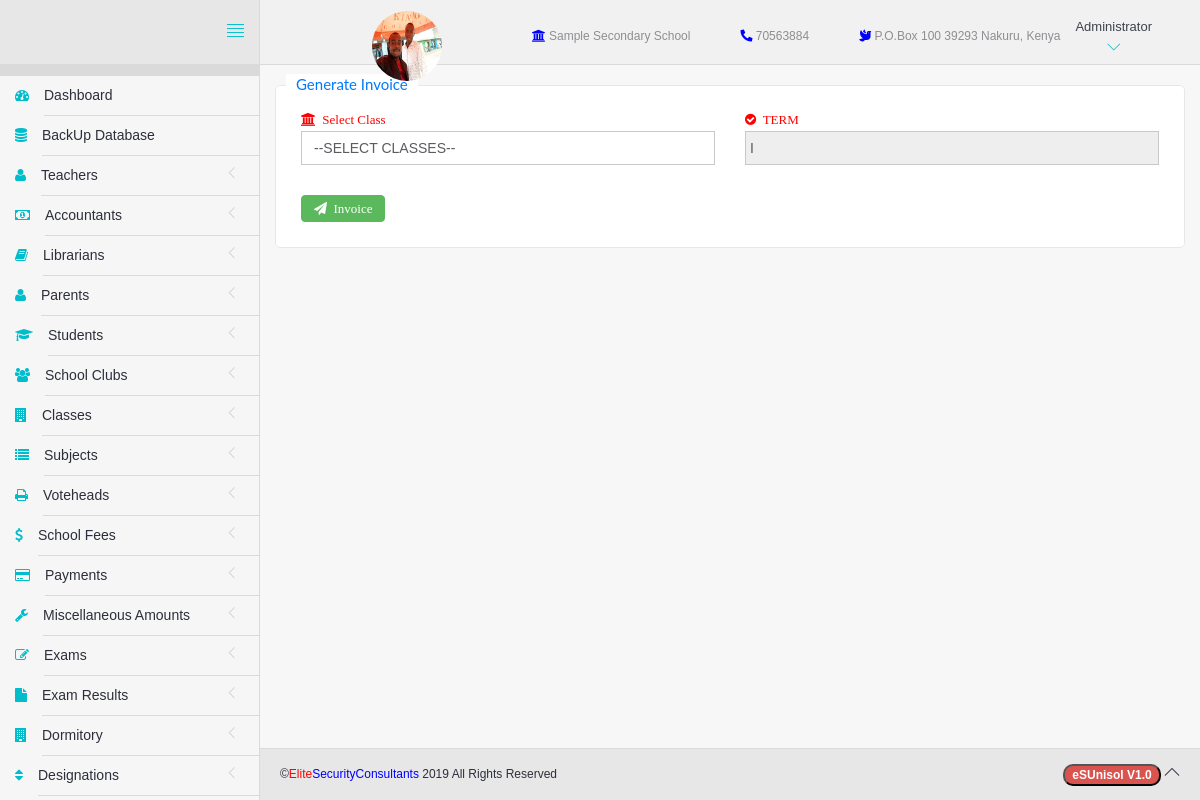
Page /generateInvoice.php (signed in) on the committed database.
### tables this page shows
CREATE TABLE `settings` (
  `id` int(11) NOT NULL,
  `sName` varchar(100) NOT NULL,
  `Image` varchar(100) NOT NULL DEFAULT '0',
  `Phone` int(15) NOT NULL,
  `pBox` int(11) NOT NULL,
  `pCode` int(11) NOT NULL,
  `pCity` varchar(25) NOT NULL,
  `bName` varchar(30) NOT NULL DEFAULT '-',
  `aNumber` varchar(20) NOT NULL DEFAULT '-',
  `sReceipt` varchar(20) NOT NULL,
  `dWatermark` int(11) NOT NULL DEFAULT '0'
);

CREATE TABLE `currentsession` (
  `id` int(11) NOT NULL,
  `currentSession` varchar(10) NOT NULL DEFAULT 'I'
);

### Database.php (called while the page is built, shortened)
<?php
class Database{
  private $host=DB_HOST;
  private $user=DB_USER;
  private $password=DB_PASSWORD;
  private $database=DB_NAME;
  private $connection;
  private $stmt;
  public function __construct(){
    $dsn='mysql:host=' .$this->host . ';dbname=' . $this->database;
    $options=array(
      PDO::ATTR_PERSISTENT => true,
      PDO::ATTR_ERRMODE =>PDO::ERRMODE_EXCEPTION
    );
    try{
      $this->connection=new PDO($dsn, $this->user, $this->password,$options);
    }catch(PDOException $e){
      $this->error=$e->getMessage().PHP_EOL;
    }
  }
  public function query($sql){
    $this->stmt= $this->connection->prepare($sql);
  }
  public function execute(){
    return $this->stmt->execute();
  }
  public function resultSet(){
    $this->execute();
    return $this->stmt->fetchAll(PDO::FETCH_OBJ);
  }
  public function fetchColumn(){
    return $this->stmt->fetchColumn();
  }
  public function bind($param,$value,$type=null){
    if(is_null($type)){
      switch(true){
        case is_int($value):
          $type=PDO::PARAM_INT;
          break;
      }
    }
  $this->stmt->bindValue($param,$value,$type);
}
public function displayTable($table){
  $this->query("SELECT * FROM ".$table." ORDER BY id ASC");
  $results=$this->resultSet();
  return $results;
}
}

### generateInvoice.php (the view, shortened to what this page needs)
<?php
require_once('Database.php');
if(isset($_SESSION['role'])){
	include('head.php');
?>
	<body>
		<div id="app">
<?php
if($_SESSION['role']=="Administrator"){
	include('include/sidebar.php');
}else if($_SESSION['role']=="teacher"){
	include('include/tsidebar.php');
}else if($_SESSION['role']=="Accountant"){
	include('include/asidebar.php');
}else{
	echo "";
}
?>
			<div class="app-content">
						<?php include('include/header.php');?>
				<div class="main-content" >
					<div class="wrap-content container" id="container">
						<form method="POST" action="generateInvoice.php">
              <fieldset>
                <legend style="border-bottom:1px solid red">
                  Generate Invoice
                </legend>
                <div class="row">
                  <div class="col-sm-6">
                    <label for="class" class="label-control fa fa-university" style="color:red">&nbsp;&nbsp;Select Class</label>
                    <select name="class" class="form-control">
    									<option>--SELECT CLASSES--</option>
    								</select>
                  </div>
                  <div class="col-sm-6">
                    <label for="term" class="label-control fa fa-check-circle" style="color:red">&nbsp;&nbsp;TERM</label>
                    <input type="text" name="term" class="form-control" value="<?php $database=new Database();
                    $database->query("SELECT currentSession FROM currentsession");
                    $database->execute();
                    echo $database->fetchColumn();
                      ?>" readonly/>
                  </div>
                  <br>
                <div class="col-sm-6">
                  <button style="margin-top:30px;" class="btn btn-success fa fa-paper-plane" type="submit" name="sub">&nbsp;&nbsp;Invoice</button>
                </div>
                </div>
              </fieldset>
            </form>
					</div>
				</div>
			</div>
	<?php include('include/footer.php');?>
		</div>
	</body>
</html>
<?php }else{
	header("location: index.php");
}

### include/header.php (shortened to what this page needs)
<!DOCTYPE html>
<head>
</head>
<header class="navbar navbar-default navbar-static-top" style="font-size:12px">
					<div class="navbar-header">
						<a href="#" class="sidebar-toggler pull-right visible-md visible-lg" data-toggle-class="app-sidebar-closed" data-toggle-target="#app">
							<i class="ti-align-justify"></i>
						</a>
					</div>
					<div class="navbar-collapse collapse">
						<ul class="nav navbar-right">
							<?php
							$database=new Database();
							$results=$database->displayTable('settings');
							foreach ($results as $key) {
							?><li>
				     	<h6 style="color:red;line-height:50px;padding-right:90px"><img src="<?php echo "assets/images/".$key->Image;?>" width="70px" height="70px" style="border-radius:35px;float:left"></h6>
							</li>
							<li>
									<span style="line-height:70px;padding-left:00px;"><i class="fa fa-university" style="color:blue"></i>&nbsp;<?php echo $key->sName;?></span>
							</li>
							<li>
									<span style="line-height:70px;padding-left:50px;"><i class="fas fa-phone-alt" style="color:blue"></i>&nbsp;<?php echo $key->Phone;?></span>
							</li>
							<li>
									<span style="line-height:70px;padding-left:50px;"><i class="fas fa-dove" style="color:blue"></i>&nbsp;<?php echo "P.O.Box ".$key->pBox." ".$key->pCode." ".$key->pCity.", Kenya";?></span>
							</li>
								<?php } ?>
							<li class="dropdown current-user" style="padding-left:0px;line-height:70px">
								<a href class="dropdown-toggle" data-toggle="dropdown">
									<?php
									echo $_SESSION['role'];?>
									<i class="ti-angle-down"></i></i></span>
								</a>
							</li>
						</ul>
					</div>
				</header>

### assets/css/themes/theme-4.css (style rules this page uses)
body { background: -o-linear-gradient(blue,red) }
header .navbar-header { background: #E7E7E7 !important; border-right-color: #DADADA !important; border-bottom-color: #DADADA !important; }
header .navbar-header .sidebar-toggler, header .navbar-header .sidebar-mobile-toggler { color: #00BDCC !important; }
header .navbar-collapse { background: #F1F1F1 !important; border-bottom-color: #DADADA !important; box-shadow: none !important; }
header .navbar-collapse .navbar-right > li > a { color: #2c2f3b; }
header .navbar-collapse .navbar-right > li > a i { color: #00BDCC !important; }

### rows in the picture
settings: Image (picture), sName "Sample Secondary School", Phone "70563884", pBox "100", pCode "39293", pCity "Nakuru"
currentsession: term "I"

### other values in the picture
$_SESSION['role'] "Administrator"
